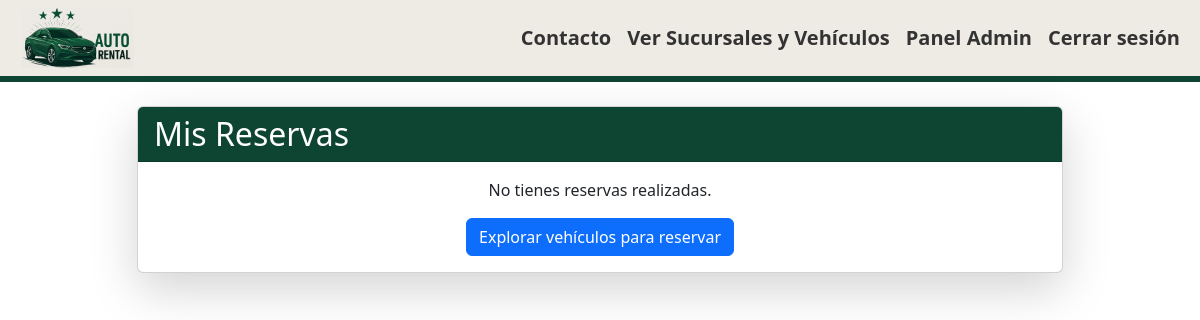
The page /reservas/mis_reservas/ (signed in) on the database as committed earlier.
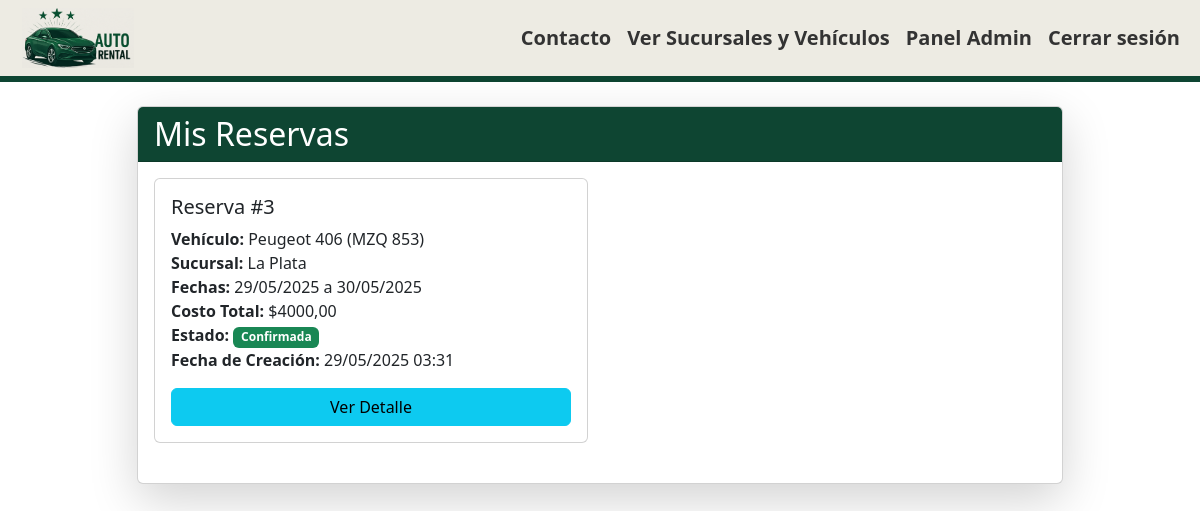
The same page on the database as committed later.
### reservas/models.py (models this page shows, shortened)
class Reserva(models.Model):
    ESTADO_RESERVA_CHOICES = (
        ('PENDIENTE', 'Pendiente'),
        ('CONFIRMADA', 'Confirmada'),
        ('CANCELADA', 'Cancelada'),
        ('FINALIZADA', 'Finalizada'),
    )
    cliente = models.ForeignKey(settings.AUTH_USER_MODEL, on_delete=models.CASCADE, related_name='reservas')
    vehiculo = models.ForeignKey(Vehiculo, on_delete=models.CASCADE, related_name='reservas')
    fecha_recogida = models.DateField()
    fecha_devolucion = models.DateField()
    costo_total = models.DecimalField(max_digits=10, decimal_places=2, null=True, blank=True)
    estado = models.CharField(max_length=20, choices=ESTADO_RESERVA_CHOICES, default='PENDIENTE')
    fecha_creacion = models.DateTimeField(auto_now_add=True)
    class Meta:
        verbose_name_plural = "Reservas"
        ordering = ['fecha_recogida']

### vehiculos/models.py (models this page shows, shortened)
class Vehiculo(models.Model):
    REEMBOLSO_CHOICES = [
        ('0', '0%'),
        ('20', '20%'),
        ('100', '100%'),
    ]
    marca = models.CharField(max_length=100)
    modelo = models.CharField(max_length=100)
    año = models.PositiveIntegerField()
    patente = models.CharField(max_length=10, unique=True)
    precio_por_dia = models.DecimalField(max_digits=10, decimal_places=2)
    sucursal_actual = models.ForeignKey(Sucursal, on_delete=models.CASCADE, related_name='vehiculos_en_sucursal')
    disponible = models.BooleanField(default=True)
    foto_base64 = models.TextField(blank=True, null=True)
    politica_de_reembolso = models.CharField(
        max_length=3,
        choices=REEMBOLSO_CHOICES,
        default='0'
    )
    class Meta:
        verbose_name_plural = "Vehículos"

### sucursales/models.py (models this page shows, shortened)
class Sucursal(models.Model):
    nombre = models.CharField(max_length=100)
    direccion = models.CharField(max_length=200)
    telefono = models.CharField(max_length=20)
    class Meta:
        verbose_name_plural = "Sucursales"

### reservas/views.py (the view)
# urls.py: path('mis_reservas/', views.mis_reservas, name='mis_reservas'),
@login_required
def mis_reservas(request):
    reservas = Reserva.objects.filter(cliente=request.user).order_by('-fecha_creacion')
    context = {
        'reservas': reservas,
        'today': datetime.date.today()
    }
    return render(request, 'reservas/mis_reservas.html', context)

### reservas/templates/reservas/mis_reservas.html (shortened to what this page needs)
{% extends 'home/base.html' %}
{% load reserva_filters %}
{% block content %}
<div class="row justify-content-center">
    <div class="col-md-10">
        <div class="card shadow-lg">
            <div class="card-header text-white" style="background-color: #0e4532;">
                <h2 class="mb-0">Mis Reservas</h2>
            </div>
            <div class="card-body">
                {% if reservas %}
                    <div class="row">
                        {% for reserva in reservas %}
                            <div class="col-md-6 mb-4">
                                <div class="card h-100">
                                    <div class="card-body">
                                        <h5 class="card-title">Reserva #{{ reserva.id }}</h5>
                                        <p class="card-text">
                                            <strong>Vehículo:</strong> {{ reserva.vehiculo.marca }} {{ reserva.vehiculo.modelo }} ({{ reserva.vehiculo.patente }})<br>
                                            <strong>Sucursal:</strong> {{ reserva.vehiculo.sucursal_actual.nombre }}<br>
                                            <strong>Fechas:</strong> {{ reserva.fecha_recogida|date:"d/m/Y" }} a {{ reserva.fecha_devolucion|date:"d/m/Y" }}<br>
                                            <strong>Costo Total:</strong> ${{ reserva.costo_total|floatformat:2 }}<br>
                                            <strong>Estado:</strong>
                                            <span class="badge {% if reserva.estado == 'PENDIENTE' %}bg-warning{% elif reserva.estado == 'CONFIRMADA' %}bg-success{% elif reserva.estado == 'CANCELADA' %}bg-danger{% else %}bg-secondary{% endif %}">
                                                {{ reserva.get_estado_display }}
                                            </span><br>
                                            <strong>Fecha de Creación:</strong> {{ reserva.fecha_creacion|date:"d/m/Y H:i" }}
                                        </p>
                                        <div class="d-flex gap-2">
                                            <a href="{% url 'reservas:detalle_reserva' reserva.id %}" class="btn btn-info flex-grow-1">Ver Detalle</a>
                                        </div>
                                    </div>
                                </div>
                            </div>
                        {% endfor %}
                    </div>
                {% else %}
                    <div class="text-center">
                        <p>No tienes reservas realizadas.</p>
                        <a href="{% url 'sucursales:lista_sucursales' %}" class="btn btn-primary">Explorar vehículos para reservar</a>
                    </div>
                {% endif %}
            </div>
        </div>
    </div>
</div>
{% endblock %}

### home/templates/home/base.html (shortened to what this page needs)
<!DOCTYPE html>
<html lang="es">
<head>
    <link href="https://cdn.jsdelivr.net/npm/bootstrap@5.3.3/dist/css/bootstrap.min.css" rel="stylesheet">
   {% load static %}
    <link rel="stylesheet" href="{% static 'home/styles.css' %}">
</head>
<body>
<nav class="navbar navbar-expand-lg navbar-custom">
  <div class="container-fluid">
    {% load static %}
    <a class="navbar-brand" href="{% url 'home:home' %}" style="margin-left: 10px;">
        <img src="{% static 'home/img/AutoRental_Logo.png' %}" alt="Autorental" height="60">
    </a>
    <div class="collapse navbar-collapse" id="navbarNav">
      <ul class="navbar-nav ms-auto">
        <li class="nav-item">
          <a class="nav-link fs-5" href= "">Contacto</a>
        </li>
        <li class="nav-item">
          <a class="nav-link fs-5" href="{% url 'sucursales:lista_sucursales' %}">Ver Sucursales y Vehículos</a>
        </li>
        {% if user.is_authenticated %}
          {% if user.is_superuser %}
          <li class="nav-item">
            <a class="nav-link fs-5" href="{% url 'admin_menu' %}">Panel Admin</a>
          </li>
          <li class="nav-item">
            <a class="nav-link fs-5" href="{% url 'logout' %}">Cerrar sesión</a>
          </li>
    {% endif %}
{% endif %}
      </ul>
    </div>
  </div>
</nav>
<div class="container mt-4">
  {% block content %}{% endblock %}
</div>
</body>
</html>

### home/static/home/styles.css (style rules this page uses)
.navbar-custom { background-color: #edebe3; border-bottom: 6px solid #0e4532; padding-top: 0.3rem; padding-bottom: 0.3rem; }
.navbar-custom .nav-link, .navbar-custom .navbar-brand { color: #333; font-weight: 600; font-size: 1.1rem; padding-top: 0.2rem; padding-bottom: 0.2rem; }

Rows that differ between the two databases and show on the page:
added Reserva: id "3", vehiculo.marca "Peugeot", vehiculo.modelo "406", vehiculo.patente "MZQ 853", vehiculo.sucursal_actual.nombre "La Plata", fecha_recogida "29/05/2025", fecha_devolucion "30/05/2025", costo_total "4000,00", estado "Confirmada", fecha_creacion "29/05/2025 03:31"
Other text that changed with them:
text no longer shown: "No tienes reservas realizadas. Explorar vehículos para reservar"
